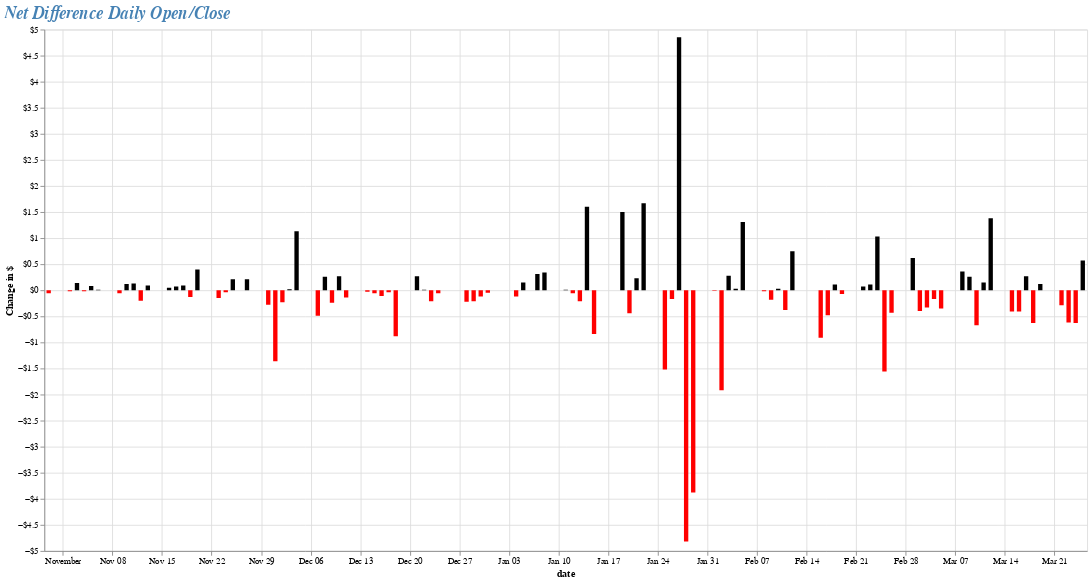

The notebook cell this image was saved under:
### Code cell
chart2 = alt.Chart(df_posneg).mark_bar().encode(
    x="date:T",
    y=alt.Y('diff:Q', axis=alt.Axis(format='$', title='Change in $')),
    tooltip=['diff:Q','date:T'],
    color=alt.condition(
        alt.datum.diff > 0,
        alt.value("black"),  # The positive color
        alt.value("red")  # The negative color
    )).properties(width=1200,height=600,title='Net Difference Daily Open/Close').interactive()
chart2.configure_title(
    fontSize=20,
    font='Palatino Linotype',
    fontStyle='italic',
    anchor='start',
    color='steelblue'
)

### Figure 1 — Vega-Lite specification as saved in the notebook (floating-point values rounded to 4 significant figures)
{"config": {"view": {"continuousWidth": 400, "continuousHeight": 300}, "title": {"anchor": "start", "color": "steelblue", "font": "Palatino Linotype", "fontSize": 20, "fontStyle": "italic"}}, "data": {"name": "data-43a21cce87113ef6465279be29677378"}, "mark": "bar", "encoding": {"color": {"condition": {"value": "black", "test": "(datum.diff > 0)"}, "value": "red"}, "tooltip": [{"type": "quantitative", "field": "diff"}, {"type": "temporal", "field": "date"}], "x": {"type": "temporal", "field": "date"}, "y": {"type": "quantitative", "axis": {"format": "$", "title": "Change in $"}, "field": "diff"}}, "height": 600, "selection": {"selector008": {"type": "interval", "bind": "scales", "encodings": ["x", "y"]}}, "title": "Net Difference Daily Open/Close", "width": 1200, "$schema": "https://vega.github.io/schema/vega-lite/v4.8.1.json", "datasets": {"data-43a21cce87113ef6465279be29677378": [{"date": "2021-03-25", "diff": 0.57}, {"date": "2021-03-24", "diff": -0.63}, {"date": "2021-03-23", "diff": -0.62}, {"date": "2021-03-22", "diff": -0.29}, {"date": "2021-03-19", "diff": 0.12}, {"date": "2021-03-18", "diff": -0.63}, {"date": "2021-03-17", "diff": 0.27}, {"date": "2021-03-16", "diff": -0.41}, {"date": "2021-03-15", "diff": -0.41}, {"date": "2021-03-12", "diff": 1.38}, {"date": "2021-03-11", "diff": 0.15}, {"date": "2021-03-10", "diff": -0.67}, {"date": "2021-03-09", "diff": 0.26}, {"date": "2021-03-08", "diff": 0.36}, {"date": "2021-03-05", "diff": -0.35}, {"date": "2021-03-04", "diff": -0.17}, {"date": "2021-03-03", "diff": -0.33}, {"date": "2021-03-02", "diff": -0.4}, {"date": "2021-03-01", "diff": 0.62}, {"date": "2021-02-26", "diff": -0.43}, {"date": "2021-02-25", "diff": -1.56}, {"date": "2021-02-24", "diff": 1.03}, {"date": "2021-02-23", "diff": 0.11}, {"date": "2021-02-22", "diff": 0.07}, {"date": "2021-02-19", "diff": -0.07}, {"date": "2021-02-18", "diff": 0.11}, {"date": "2021-02-17", "diff": -0.48}, {"date": "2021-02-16", "diff": -0.91}, {"date": "2021-02-12", "diff": 0.75}, {"date": "2021-02-11", "diff": -0.38}, {"date": "2021-02-10", "diff": 0.03}, {"date": "2021-02-09", "diff": -0.18}, {"date": "2021-02-08", "diff": -0.02}, {"date": "2021-02-05", "diff": 1.31}, {"date": "2021-02-04", "diff": 0.03}, {"date": "2021-02-03", "diff": 0.28}, {"date": "2021-02-02", "diff": -1.92}, {"date": "2021-02-01", "diff": -0.01}, {"date": "2021-01-29", "diff": -3.88}, {"date": "2021-01-28", "diff": -4.82}, {"date": "2021-01-27", "diff": 4.85}, {"date": "2021-01-26", "diff": -0.17}, {"date": "2021-01-25", "diff": -1.52}, {"date": "2021-01-22", "diff": 1.67}, {"date": "2021-01-21", "diff": 0.23}, {"date": "2021-01-20", "diff": -0.44}, {"date": "2021-01-19", "diff": 1.5}, {"date": "2021-01-15", "diff": -0.84}, {"date": "2021-01-14", "diff": 1.6}, {"date": "2021-01-13", "diff": -0.21}, {"date": "2021-01-12", "diff": -0.06}, {"date": "2021-01-11", "diff": 0.01}, {"date": "2021-01-08", "diff": 0.34}, {"date": "2021-01-07", "diff": 0.31}, {"date": "2021-01-06", "diff": 0.0}, {"date": "2021-01-05", "diff": 0.15}, {"date": "2021-01-04", "diff": -0.12}, {"date": "2020-12-31", "diff": -0.05}, {"date": "2020-12-30", "diff": -0.12}, {"date": "2020-12-29", "diff": -0.21}, {"date": "2020-12-28", "diff": -0.22}, {"date": "2020-12-24", "diff": -0.06}, {"date": "2020-12-23", "diff": -0.21}, {"date": "2020-12-22", "diff": 0.01}, {"date": "2020-12-21", "diff": 0.27}, {"date": "2020-12-18", "diff": -0.88}, {"date": "2020-12-17", "diff": -0.04}, {"date": "2020-12-16", "diff": -0.11}, {"date": "2020-12-15", "diff": -0.06}, {"date": "2020-12-14", "diff": -0.03}, {"date": "2020-12-11", "diff": -0.14}, {"date": "2020-12-10", "diff": 0.27}, {"date": "2020-12-09", "diff": -0.24}, {"date": "2020-12-08", "diff": 0.26}, {"date": "2020-12-07", "diff": -0.49}, {"date": "2020-12-04", "diff": 1.13}, {"date": "2020-12-03", "diff": 0.02}, {"date": "2020-12-02", "diff": -0.23}, {"date": "2020-12-01", "diff": -1.36}, {"date": "2020-11-30", "diff": -0.28}, {"date": "2020-11-27", "diff": 0.21}, {"date": "2020-11-25", "diff": 0.21}, {"date": "2020-11-24", "diff": -0.04}, {"date": "2020-11-23", "diff": -0.15}, {"date": "2020-11-20", "diff": 0.4}, {"date": "2020-11-19", "diff": -0.13}, {"date": "2020-11-18", "diff": 0.09}, {"date": "2020-11-17", "diff": 0.07}, {"date": "2020-11-16", "diff": 0.05}, {"date": "2020-11-13", "diff": 0.09}, {"date": "2020-11-12", "diff": -0.2}, {"date": "2020-11-11", "diff": 0.13}, {"date": "2020-11-10", "diff": 0.12}, {"date": "2020-11-09", "diff": -0.06}, {"date": "2020-11-06", "diff": 0.01}, {"date": "2020-11-05", "diff": 0.08}, {"date": "2020-11-04", "diff": -0.02}, {"date": "2020-11-03", "diff": 0.14}, {"date": "2020-11-02", "diff": -0.02}, {"date": "2020-10-30", "diff": -0.06}]}}
